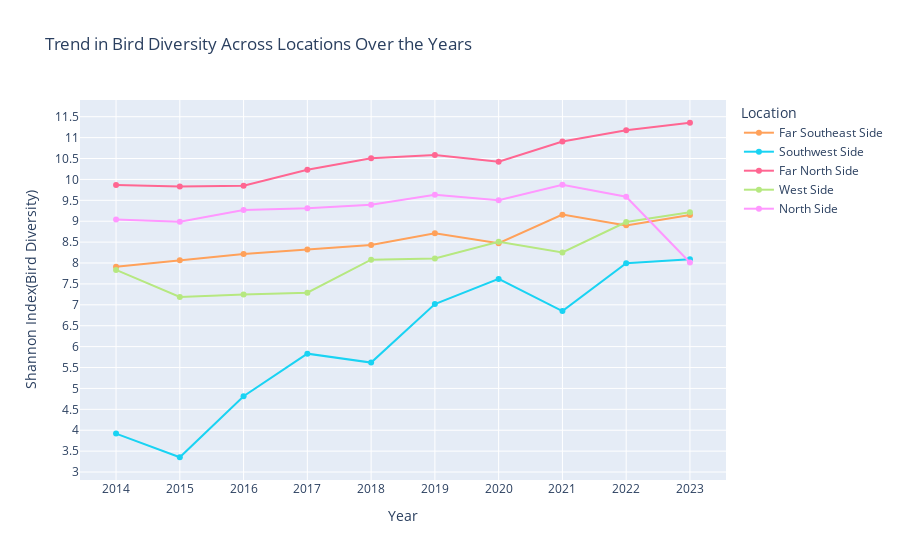

Notebook cell for this chart:
### Code cell
fig = px.line(viz_df.sort_values(by="OBSERVATION YEAR"), x='OBSERVATION YEAR', y='shannon_index', color='Location',
             title='Trend in Bird Diversity Across Locations Over the Years',
             labels={'OBSERVATION YEAR': 'Year', 'shannon_index': 'Shannon Index(Bird Diversity)'},markers=True, height = 600)
fig.update_layout(xaxis=dict(tickmode='linear', dtick=1))
fig.update_layout(yaxis=dict(tickmode='linear', dtick=0.5))
fig.show()

### Figure 1 — Plotly figure (JSON) as saved in the notebook; plotly's stock layout.template omitted (floating-point values rounded to 4 significant figures)
{"data": [{"hovertemplate": "Location=Far Southeast Side<br>Year=%{x}<br>Shannon Index(Bird Diversity)=%{y}<extra></extra>", "legendgroup": "Far Southeast Side", "line": {"color": "#FFA15A", "dash": "solid"}, "marker": {"symbol": "circle"}, "mode": "markers+lines", "name": "Far Southeast Side", "orientation": "v", "showlegend": true, "type": "scatter", "x": [2014, 2015, 2016, 2017, 2018, 2019, 2020, 2021, 2022, 2023], "xaxis": "x", "y": [7.911, 8.065, 8.218, 8.326, 8.431, 8.711, 8.474, 9.157, 8.9, 9.149], "yaxis": "y"}, {"hovertemplate": "Location=Southwest Side<br>Year=%{x}<br>Shannon Index(Bird Diversity)=%{y}<extra></extra>", "legendgroup": "Southwest Side", "line": {"color": "#19d3f3", "dash": "solid"}, "marker": {"symbol": "circle"}, "mode": "markers+lines", "name": "Southwest Side", "orientation": "v", "showlegend": true, "type": "scatter", "x": [2014, 2015, 2016, 2017, 2018, 2019, 2020, 2021, 2022, 2023], "xaxis": "x", "y": [3.919, 3.354, 4.813, 5.832, 5.618, 7.018, 7.62, 6.851, 7.993, 8.09], "yaxis": "y"}, {"hovertemplate": "Location=Far North Side<br>Year=%{x}<br>Shannon Index(Bird Diversity)=%{y}<extra></extra>", "legendgroup": "Far North Side", "line": {"color": "#FF6692", "dash": "solid"}, "marker": {"symbol": "circle"}, "mode": "markers+lines", "name": "Far North Side", "orientation": "v", "showlegend": true, "type": "scatter", "x": [2014, 2015, 2016, 2017, 2018, 2019, 2020, 2021, 2022, 2023], "xaxis": "x", "y": [9.866, 9.832, 9.846, 10.23, 10.5, 10.58, 10.42, 10.91, 11.18, 11.36], "yaxis": "y"}, {"hovertemplate": "Location=West Side<br>Year=%{x}<br>Shannon Index(Bird Diversity)=%{y}<extra></extra>", "legendgroup": "West Side", "line": {"color": "#B6E880", "dash": "solid"}, "marker": {"symbol": "circle"}, "mode": "markers+lines", "name": "West Side", "orientation": "v", "showlegend": true, "type": "scatter", "x": [2014, 2015, 2016, 2017, 2018, 2019, 2020, 2021, 2022, 2023], "xaxis": "x", "y": [7.835, 7.187, 7.247, 7.291, 8.081, 8.107, 8.509, 8.251, 8.981, 9.214], "yaxis": "y"}, {"hovertemplate": "Location=North Side<br>Year=%{x}<br>Shannon Index(Bird Diversity)=%{y}<extra></extra>", "legendgroup": "North Side", "line": {"color": "#FF97FF", "dash": "solid"}, "marker": {"symbol": "circle"}, "mode": "markers+lines", "name": "North Side", "orientation": "v", "showlegend": true, "type": "scatter", "x": [2014, 2015, 2016, 2017, 2018, 2019, 2020, 2021, 2022, 2023], "xaxis": "x", "y": [9.041, 8.989, 9.268, 9.312, 9.392, 9.631, 9.5, 9.87, 9.586, 8.011], "yaxis": "y"}], "layout": {"autosize": true, "legend": {"title": {"text": "Location"}, "tracegroupgap": 0}, "title": {"text": "Trend in Bird Diversity Across Locations Over the Years"}, "xaxis": {"anchor": "y", "autorange": true, "domain": [0, 1], "dtick": 1, "range": [2013.0, 2024.0], "tickmode": "linear", "title": {"text": "Year"}, "type": "linear"}, "yaxis": {"anchor": "x", "autorange": true, "domain": [0, 1], "dtick": 0.5, "range": [1.284, 11.99], "tickmode": "linear", "title": {"text": "Shannon Index(Bird Diversity)"}, "type": "linear"}}}
